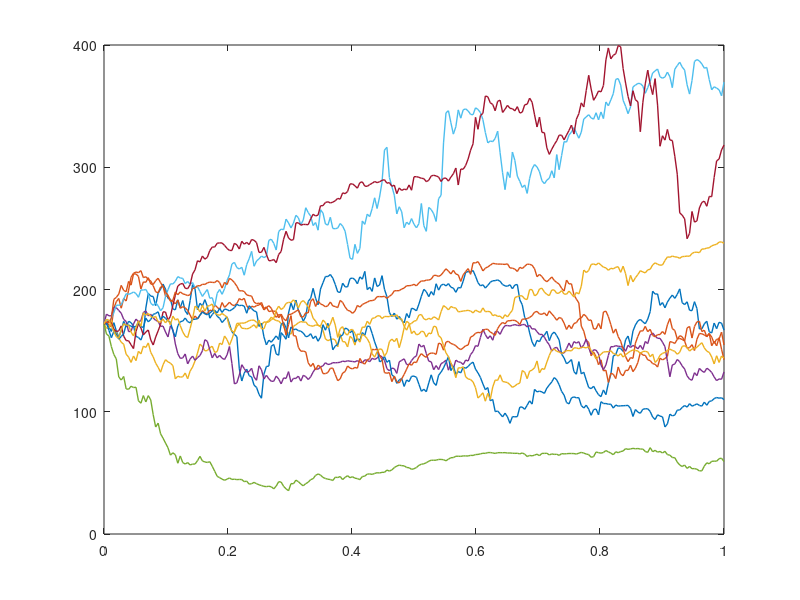

Reproduce this figure in MATLAB. (Note: this script raises an error after producing the figure.)
function [price, se, ci95] = heston_mc_call()
% Monte Carlo pricing of a European call option under the Heston model.

% contract inputs
S0 = 172;        % initial NVIDIA price (18 Dec)
K  = 220;        % strike price
T  = 1.0;        % maturity (years)
r  = 0.07;       % risk-free rate
q  = 0.0005;     % dividend yield

% heston parameters
v0    = 0.249;   % initial variance
kappa = 7.23;    % speed of mean reversion
theta = 0.249;   % long-run variance
xi    = 1.79;    % volatility of volatility
rho   = -0.70;   % correlation

% monte carlo controls
steps = 252;         % trading days in one year
paths = 200000;      % number of simulated paths
seed  = 42;          % fixed seed for reproducibility

nPlot  = 10;                     % number of paths stored for plotting
nStore = min(nPlot, paths);

dt      = T/steps;
sqrt_dt = sqrt(dt);
tgrid   = linspace(0, T, steps+1);

% fix random number generator so results are reproducible
rng(seed, 'twister');

% initialise vectors for all paths
S = S0 * ones(paths,1);     % stock price paths
v = v0 * ones(paths,1);     % variance paths

% store a small number of paths for plotting only
S_store      = zeros(steps+1, nStore);
S_store(1,:) = S0;

% generate correlated standard normal shocks
Z1 = randn(steps, paths);        % stock shocks
Zp = randn(steps, paths);        % independent shocks
Z2 = rho .* Z1 + sqrt(1 - rho^2) .* Zp;   % variance shocks

% time stepping
for t = 1:steps
    % full truncation to prevent negative variance
    v_pos = max(v, 0);

    % variance update (Euler–Maruyama)
    v = v ...
        + kappa*(theta - v_pos)*dt ...
        + xi*sqrt(v_pos).*(sqrt_dt * Z2(t,:)');
    v = max(v, 0);

    % stock update using exponential scheme
    S = S .* exp( ...
        (r - q - 0.5*v_pos)*dt ...
        + sqrt(v_pos).*(sqrt_dt * Z1(t,:)') );

    % store sample paths for plotting
    S_store(t+1,:) = S(1:nStore);
end

% payoff and discounting
ST         = S;
payoff     = max(ST - K, 0);
discPayoff = exp(-r*T) * payoff;

% monte carlo estimate and uncertainty
price = mean(discPayoff);
se    = std(discPayoff, 0) / sqrt(paths);
ci95  = price + 1.96 * se * [-1, 1];

fprintf('Heston MC European Call Price (NVDA): %.6f\n', price);
fprintf('Standard Error: %.6f\n', se);
fprintf('95%% CI: [%.6f, %.6f]\n', ci95(1), ci95(2));

% plots

% sample stock price paths
figure;
plot(tgrid, S_store, 'LineWidth', 1.0);
hold on;
yline(K, '--', 'Strike K', 'LineWidth', 1.5);
title(sprintf('Sample simulated NVDA paths (n = %d of %d)', nStore, paths));
xlabel('Time (years)');
ylabel('Stock price S_t');
grid on;

% histogram of payoffs
figure;
histogram(payoff, 80);
title(sprintf('Call payoffs from %d simulations', paths));
xlabel('Payoff');
ylabel('Frequency');
grid on;

% histogram of terminal stock prices
figure;
histogram(ST, 80);
hold on;
xline(K, '--', 'Strike K', 'LineWidth', 1.5);
title(sprintf('Terminal stock prices S_T from %d simulations', paths));
xlabel('S_T');
ylabel('Frequency');
grid on;

end
